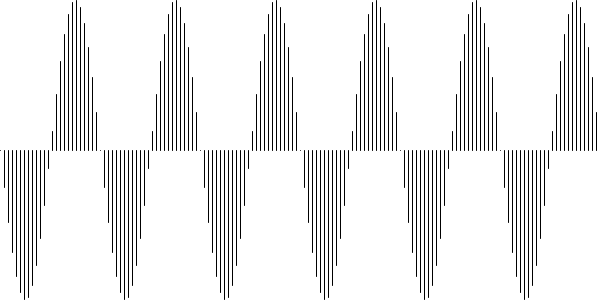
Frame 1 (no input)
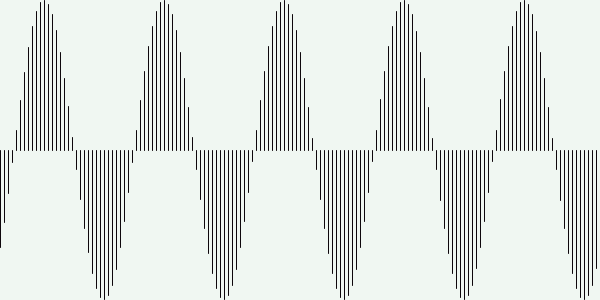
Frame 60 (the mouse pressed at the canvas centre just before this capture)
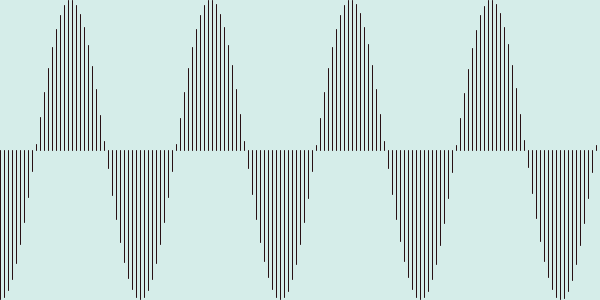
Frame 120 (the mouse held since frame 60 and released just before this capture)

The Processing sketch that drew these frames (run headless with seeded random() and noise(); from frame 60 on, the mouse is pressed at the canvas centre):

// Processing sketch: s007_sine_epilepsy
// ── s007_sine_epilepsy.pde
float x = 25;
float amp = 150;
float a = 0.0;

float counter = 0;
float maxc = 10;

float r = 255;
float g = 255;
float b = 255;
float rgbchange = 12;
float rgbch = rgbchange/2 + 1;
void setup(){
  size(600,300);
  background(255);
}

void draw(){
  //a = 0;
  background(r,g,b);
  stroke(255-r,255-g,255-b);
  for(int i=0;i<width;i=i+4){
    line(i,height/2,i,(sin(a)*amp)+height/2);
    a += TWO_PI/x;
  }
  counter++;
  if(counter>maxc){
    x++;
    counter = 0;
    randombg();
  }
}

void randombg(){
  r = constrain(r + (random(rgbchange)-rgbch),0,255);
  g = constrain(g + (random(rgbchange)-rgbch),0,255);
  b = constrain(b + (random(rgbchange)-rgbch),0,255);
  if(r<10 && g<10 && b<10){
    rgbch = rgbchange/2 - 1;
  }
  if(r>245 && g>245 && b>245){
    rgbch = rgbchange/2 + 1;
  }
}
